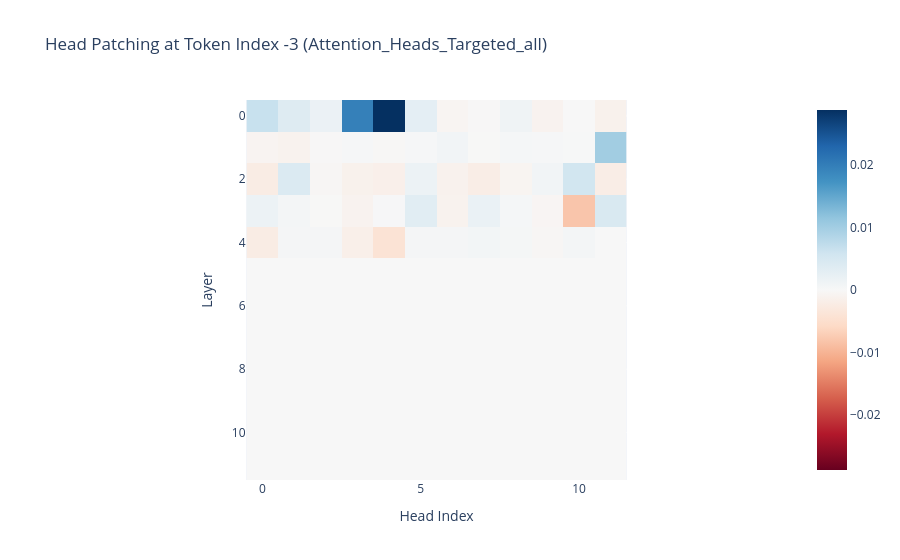
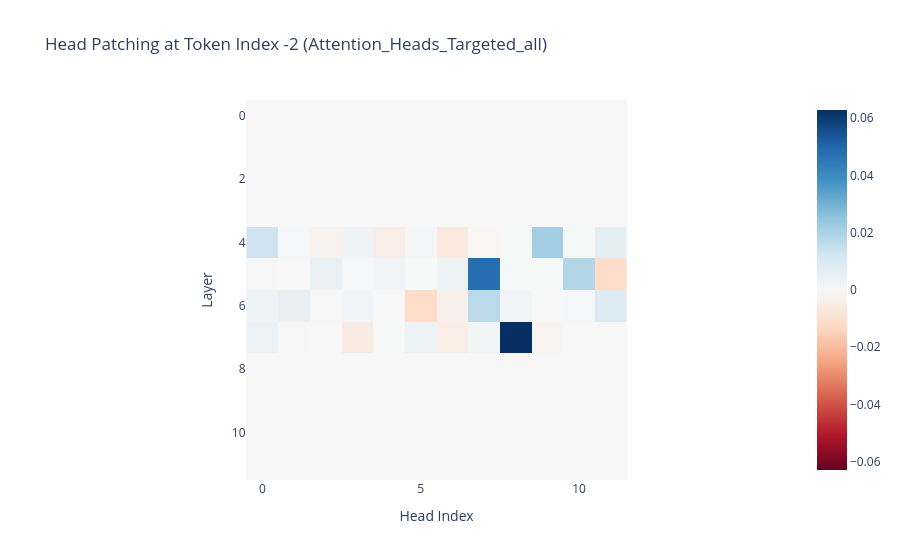
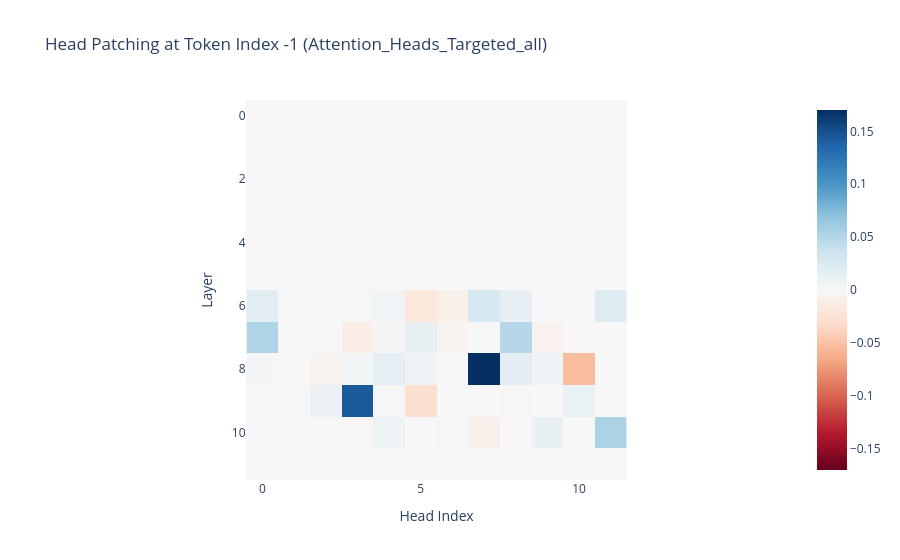

Notebook source saved alongside these figures, in order:
### Code cell
DISCOVERED_COMPONENT_SPECS = (
    {
        "name": "verb",
        "token_label": "[verb]",
        "occurrence": 0,
        "mlp_filename": "MLP_Outputs_Targeted_Verb_{day}.pt",
        "attn_filename": "Attention_Outputs_Targeted_Verb_{day}.pt",
    },
    {
        "name": "by",
        "token_label": "by",
        "occurrence": 0,
        "mlp_filename": "MLP_Outputs_Targeted_by_{day}.pt",
        "attn_filename": "Attention_Outputs_Targeted_by_{day}.pt",
    },
    {
        "name": "the",
        "token_label": "the",
        "occurrence": -1,
        "mlp_filename": "MLP_Outputs_Targeted_the_{day}.pt",
        "attn_filename": "Attention_Outputs_Targeted_the_{day}.pt",
    },
)


def resolve_day_result_path(results_dir, day, filename_template):
    file_path = results_dir / day / filename_template.format(day=day)
    if not file_path.is_file():
        raise FileNotFoundError(f"Could not find checkpoint: {file_path}")
    return file_path


def heatmap_to_score_rows(data):
    heatmap = get_saved_normalized_heatmap(data)
    if heatmap.ndim != 2:
        raise ValueError(f"Expected a 2D heatmap, got shape {tuple(heatmap.shape)}")

    labels, _ = get_saved_heatmap_x_labels(data)
    if labels is None:
        labels = [str(index) for index in range(heatmap.shape[1])]

    rows = []
    for token_position in range(heatmap.shape[1]):
        token = labels[token_position]
        pos_from_end = token_position - heatmap.shape[1]
        for layer in range(heatmap.shape[0]):
            rows.append({
                "layer": layer,
                "token_position": token_position,
                "token_position_from_end": pos_from_end,
                "token": token,
                "score": float(heatmap[layer, token_position].item()),
            })
    return pd.DataFrame(rows)


def _token_position_from_end(data, token_label, occurrence):
    token_idx = get_saved_token_index(data, token_label, occurrence=occurrence)
    return int(token_idx - get_saved_normalized_heatmap(data).shape[1])


def _positive_token_layer_rows(data, token_label, occurrence, min_score=0.0):
    rows = heatmap_to_score_rows(data)
    token_pos_from_end = _token_position_from_end(data, token_label, occurrence)
    selected = rows[
        (rows["token_position_from_end"] == token_pos_from_end)
        & (rows["score"] > min_score)
    ].copy()
    return selected.sort_values("score", ascending=False).reset_index(drop=True)


def build_head_layer_targets(results_dir, day, min_score=0.0):
    head_layer_targets = {}
    summary_rows = []

    for spec in DISCOVERED_COMPONENT_SPECS:
        file_path = resolve_day_result_path(results_dir, day, spec["attn_filename"])
        data = torch.load(file_path)
        pos_from_end = _token_position_from_end(data, spec["token_label"], spec["occurrence"])
        positive_rows = _positive_token_layer_rows(
            data=data,
            token_label=spec["token_label"],
            occurrence=spec["occurrence"],
            min_score=min_score,
        )
        selected_layers = sorted({int(layer) for layer in positive_rows["layer"].tolist()})
        head_layer_targets[pos_from_end] = selected_layers

        for row in positive_rows.itertuples(index=False):
            summary_rows.append({
                "source": spec["name"],
                "component_type": "attn_layer",
                "token": spec["token_label"],
                "token_position_from_end": int(row.token_position_from_end),
                "layer": int(row.layer),
                "score": float(row.score),
                "checkpoint": str(file_path),
            })

    summary_df = pd.DataFrame(summary_rows)
    if not summary_df.empty:
        summary_df = summary_df.sort_values(
            ["token_position_from_end", "score"],
            ascending=[True, False],
        ).reset_index(drop=True)
    return head_layer_targets, summary_df


metric_factory = make_avg_logit_difference_recovery_metric(
    animate_ids_tensor,
    inanimate_ids_tensor,
)

HEAD_PATCH_DAY = datetime.datetime.now().strftime("%Y-%m-%d")
HEAD_RESULTS_DIR = Path(working_dir) / "results"
HEAD_RESULTS_DAY_DIR = HEAD_RESULTS_DIR / HEAD_PATCH_DAY

head_layer_targets, head_layer_summary = build_head_layer_targets(
    results_dir=HEAD_RESULTS_DIR,
    day=HEAD_PATCH_DAY,
    min_score=0.0,
)
display(head_layer_summary)

if not any(head_layer_targets.values()):
    raise ValueError(f"No positive attention-output layers were found in {HEAD_RESULTS_DAY_DIR}.")

head_checkpoint_path = HEAD_RESULTS_DAY_DIR / f"Attention_Heads_Targeted_all_{HEAD_PATCH_DAY}.pt"
if head_checkpoint_path.is_file():
    attention_head_targeted_results_file = str(head_checkpoint_path)
else:
    targeted_head_patching = make_targeted_head_patching_func(head_layer_targets)
    attention_head_targeted_results_file = run_and_save_experiment(
        experiment_name="Attention_Heads_Targeted_all",
        df=dataset_filtered,
        tokenizer=tokenizer,
        patching_func=targeted_head_patching,
        metric_factory=metric_factory,
        filter_str="attn.hook_z",
        batch_size=BATCH_SIZE,
        safety_checks=True,
    )

draw_head_heatmap(attention_head_targeted_results_file, token_idx=-3)
draw_head_heatmap(attention_head_targeted_results_file, token_idx=-2)
draw_head_heatmap(attention_head_targeted_results_file, token_idx=-1)

### Figure 1 — Plotly figure (JSON) as saved in the notebook; plotly's stock layout.template omitted (floating-point values rounded to 4 significant figures; data arrays with more than 128 entries replaced by an {"elided": "..."} marker saying what was removed)
{"data": [{"coloraxis": "coloraxis", "hovertemplate": "Head Index: %{x}<br>Layer: %{y}<br>color: %{z}<extra></extra>", "name": "0", "type": "heatmap", "xaxis": "x", "yaxis": "y", "z": {"elided": "12x12 float values"}}], "layout": {"coloraxis": {"cmid": 0, "colorscale": [[0, "rgb(103,0,31)"], [0.1, "rgb(178,24,43)"], [0.2, "rgb(214,96,77)"], [0.3, "rgb(244,165,130)"], [0.4, "rgb(253,219,199)"], [0.5, "rgb(247,247,247)"], [0.6, "rgb(209,229,240)"], [0.7, "rgb(146,197,222)"], [0.8, "rgb(67,147,195)"], [0.9, "rgb(33,102,172)"], [1, "rgb(5,48,97)"]]}, "title": {"text": "Head Patching at Token Index -3 (Attention_Heads_Targeted_all)"}, "xaxis": {"anchor": "y", "constrain": "domain", "domain": [0, 1], "scaleanchor": "y", "title": {"text": "Head Index"}}, "yaxis": {"anchor": "x", "autorange": "reversed", "constrain": "domain", "domain": [0, 1], "title": {"text": "Layer"}}}}

### Figure 2 — Plotly figure (JSON) as saved in the notebook; plotly's stock layout.template omitted (floating-point values rounded to 4 significant figures; data arrays with more than 128 entries replaced by an {"elided": "..."} marker saying what was removed)
{"data": [{"coloraxis": "coloraxis", "hovertemplate": "Head Index: %{x}<br>Layer: %{y}<br>color: %{z}<extra></extra>", "name": "0", "type": "heatmap", "xaxis": "x", "yaxis": "y", "z": {"elided": "12x12 float values"}}], "layout": {"coloraxis": {"cmid": 0, "colorscale": [[0, "rgb(103,0,31)"], [0.1, "rgb(178,24,43)"], [0.2, "rgb(214,96,77)"], [0.3, "rgb(244,165,130)"], [0.4, "rgb(253,219,199)"], [0.5, "rgb(247,247,247)"], [0.6, "rgb(209,229,240)"], [0.7, "rgb(146,197,222)"], [0.8, "rgb(67,147,195)"], [0.9, "rgb(33,102,172)"], [1, "rgb(5,48,97)"]]}, "title": {"text": "Head Patching at Token Index -2 (Attention_Heads_Targeted_all)"}, "xaxis": {"anchor": "y", "constrain": "domain", "domain": [0, 1], "scaleanchor": "y", "title": {"text": "Head Index"}}, "yaxis": {"anchor": "x", "autorange": "reversed", "constrain": "domain", "domain": [0, 1], "title": {"text": "Layer"}}}}

### Figure 3 — Plotly figure (JSON) as saved in the notebook; plotly's stock layout.template omitted (floating-point values rounded to 4 significant figures; data arrays with more than 128 entries replaced by an {"elided": "..."} marker saying what was removed)
{"data": [{"coloraxis": "coloraxis", "hovertemplate": "Head Index: %{x}<br>Layer: %{y}<br>color: %{z}<extra></extra>", "name": "0", "type": "heatmap", "xaxis": "x", "yaxis": "y", "z": {"elided": "12x12 float values"}}], "layout": {"coloraxis": {"cmid": 0, "colorscale": [[0, "rgb(103,0,31)"], [0.1, "rgb(178,24,43)"], [0.2, "rgb(214,96,77)"], [0.3, "rgb(244,165,130)"], [0.4, "rgb(253,219,199)"], [0.5, "rgb(247,247,247)"], [0.6, "rgb(209,229,240)"], [0.7, "rgb(146,197,222)"], [0.8, "rgb(67,147,195)"], [0.9, "rgb(33,102,172)"], [1, "rgb(5,48,97)"]]}, "title": {"text": "Head Patching at Token Index -1 (Attention_Heads_Targeted_all)"}, "xaxis": {"anchor": "y", "constrain": "domain", "domain": [0, 1], "scaleanchor": "y", "title": {"text": "Head Index"}}, "yaxis": {"anchor": "x", "autorange": "reversed", "constrain": "domain", "domain": [0, 1], "title": {"text": "Layer"}}}}
